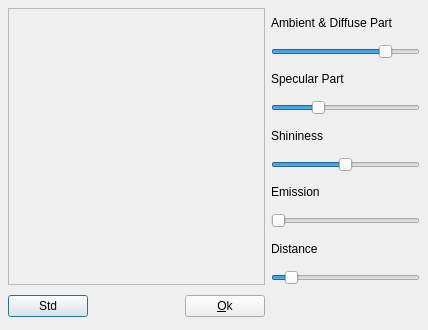
<ui version="4.0" >
 <author></author>
 <comment></comment>
 <exportmacro></exportmacro>
 <class>LightingDlgBase</class>
 <widget class="QDialog" name="LightingDlgBase" >
  <property name="geometry" >
   <rect>
    <x>0</x>
    <y>0</y>
    <width>428</width>
    <height>330</height>
   </rect>
  </property>
  <property name="windowTitle" >
   <string>Lighting Dialog</string>
  </property>
  <layout class="QGridLayout" >
   <property name="margin" >
    <number>8</number>
   </property>
   <property name="spacing" >
    <number>6</number>
   </property>
   <item row="0" column="0" >
    <layout class="QGridLayout" >
     <property name="margin" >
      <number>0</number>
     </property>
     <property name="spacing" >
      <number>6</number>
     </property>
     <item row="0" column="0" >
      <widget class="QFrame" name="frame" >
       <property name="frameShape" >
        <enum>QFrame::StyledPanel</enum>
       </property>
       <property name="frameShadow" >
        <enum>QFrame::Sunken</enum>
       </property>
      </widget>
     </item>
     <item row="1" column="0" >
      <layout class="QHBoxLayout" >
       <property name="margin" >
        <number>0</number>
       </property>
       <property name="spacing" >
        <number>6</number>
       </property>
       <item>
        <widget class="QPushButton" name="stdlight" >
         <property name="text" >
          <string>Std</string>
         </property>
        </widget>
       </item>
       <item>
        <spacer>
         <property name="orientation" >
          <enum>Qt::Horizontal</enum>
         </property>
         <property name="sizeHint" >
          <size>
           <width>91</width>
           <height>31</height>
          </size>
         </property>
        </spacer>
       </item>
       <item>
        <widget class="QPushButton" name="buttonOk" >
         <property name="text" >
          <string>&amp;Ok</string>
         </property>
        </widget>
       </item>
      </layout>
     </item>
     <item row="0" column="1" >
      <layout class="QVBoxLayout" >
       <property name="margin" >
        <number>0</number>
       </property>
       <property name="spacing" >
        <number>6</number>
       </property>
       <item>
        <layout class="QVBoxLayout" >
         <property name="margin" >
          <number>0</number>
         </property>
         <property name="spacing" >
          <number>6</number>
         </property>
         <item>
          <widget class="QLabel" name="label" >
           <property name="text" >
            <string>&lt;html>&lt;head>&lt;meta name=&quot;qrichtext&quot; content=&quot;1&quot; />&lt;/head>&lt;body style=&quot; white-space: pre-wrap; font-family:MS Shell Dlg; font-weight:400; font-style:normal; text-decoration:none;&quot;>&lt;p style=&quot; margin-top:0px; margin-bottom:0px; margin-left:0px; margin-right:0px; -qt-block-indent:0; text-indent:0px;&quot;>Ambient &amp;amp; Diffuse Part&lt;/p>&lt;/body>&lt;/html></string>
           </property>
          </widget>
         </item>
         <item>
          <widget class="QSlider" name="ambdiffSL" >
           <property name="maximum" >
            <number>100</number>
           </property>
           <property name="value" >
            <number>80</number>
           </property>
           <property name="orientation" >
            <enum>Qt::Horizontal</enum>
           </property>
          </widget>
         </item>
        </layout>
       </item>
       <item>
        <layout class="QVBoxLayout" >
         <property name="margin" >
          <number>0</number>
         </property>
         <property name="spacing" >
          <number>6</number>
         </property>
         <item>
          <widget class="QLabel" name="label_2" >
           <property name="text" >
            <string>&lt;html>&lt;head>&lt;meta name=&quot;qrichtext&quot; content=&quot;1&quot; />&lt;/head>&lt;body style=&quot; white-space: pre-wrap; font-family:MS Shell Dlg; font-weight:400; font-style:normal; text-decoration:none;&quot;>&lt;p style=&quot; margin-top:0px; margin-bottom:0px; margin-left:0px; margin-right:0px; -qt-block-indent:0; text-indent:0px;&quot;>Specular Part&lt;/p>&lt;/body>&lt;/html></string>
           </property>
          </widget>
         </item>
         <item>
          <widget class="QSlider" name="specSL" >
           <property name="maximum" >
            <number>100</number>
           </property>
           <property name="value" >
            <number>30</number>
           </property>
           <property name="sliderPosition" >
            <number>30</number>
           </property>
           <property name="orientation" >
            <enum>Qt::Horizontal</enum>
           </property>
          </widget>
         </item>
        </layout>
       </item>
       <item>
        <layout class="QVBoxLayout" >
         <property name="margin" >
          <number>0</number>
         </property>
         <property name="spacing" >
          <number>6</number>
         </property>
         <item>
          <widget class="QLabel" name="label_3" >
           <property name="text" >
            <string>&lt;html>&lt;head>&lt;meta name=&quot;qrichtext&quot; content=&quot;1&quot; />&lt;/head>&lt;body style=&quot; white-space: pre-wrap; font-family:MS Shell Dlg; font-weight:400; font-style:normal; text-decoration:none;&quot;>&lt;p style=&quot; margin-top:0px; margin-bottom:0px; margin-left:0px; margin-right:0px; -qt-block-indent:0; text-indent:0px;&quot;>Shininess&lt;/p>&lt;/body>&lt;/html></string>
           </property>
          </widget>
         </item>
         <item>
          <widget class="QSlider" name="shinSL" >
           <property name="maximum" >
            <number>1000</number>
           </property>
           <property name="value" >
            <number>500</number>
           </property>
           <property name="orientation" >
            <enum>Qt::Horizontal</enum>
           </property>
          </widget>
         </item>
        </layout>
       </item>
       <item>
        <layout class="QVBoxLayout" >
         <property name="margin" >
          <number>0</number>
         </property>
         <property name="spacing" >
          <number>6</number>
         </property>
         <item>
          <widget class="QLabel" name="label_3_2" >
           <property name="text" >
            <string>&lt;html>&lt;head>&lt;meta name=&quot;qrichtext&quot; content=&quot;1&quot; />&lt;/head>&lt;body style=&quot; white-space: pre-wrap; font-family:MS Shell Dlg; font-weight:400; font-style:normal; text-decoration:none;&quot;>&lt;p style=&quot; margin-top:0px; margin-bottom:0px; margin-left:0px; margin-right:0px; -qt-block-indent:0; text-indent:0px;&quot;>Emission&lt;/p>&lt;/body>&lt;/html></string>
           </property>
          </widget>
         </item>
         <item>
          <widget class="QSlider" name="emissSL" >
           <property name="maximum" >
            <number>100</number>
           </property>
           <property name="value" >
            <number>0</number>
           </property>
           <property name="orientation" >
            <enum>Qt::Horizontal</enum>
           </property>
          </widget>
         </item>
        </layout>
       </item>
       <item>
        <layout class="QVBoxLayout" >
         <property name="margin" >
          <number>0</number>
         </property>
         <property name="spacing" >
          <number>6</number>
         </property>
         <item>
          <widget class="QLabel" name="label_3_2_2" >
           <property name="text" >
            <string>&lt;html>&lt;head>&lt;meta name=&quot;qrichtext&quot; content=&quot;1&quot; />&lt;/head>&lt;body style=&quot; white-space: pre-wrap; font-family:MS Shell Dlg; font-weight:400; font-style:normal; text-decoration:none;&quot;>&lt;p style=&quot; margin-top:0px; margin-bottom:0px; margin-left:0px; margin-right:0px; -qt-block-indent:0; text-indent:0px;&quot;>Distance&lt;/p>&lt;/body>&lt;/html></string>
           </property>
          </widget>
         </item>
         <item>
          <widget class="QSlider" name="distSL" >
           <property name="maximum" >
            <number>1000</number>
           </property>
           <property name="value" >
            <number>100</number>
           </property>
           <property name="orientation" >
            <enum>Qt::Horizontal</enum>
           </property>
          </widget>
         </item>
        </layout>
       </item>
      </layout>
     </item>
    </layout>
   </item>
  </layout>
  <widget class="QWidget" name="layoutWidget" >
   <property name="geometry" >
    <rect>
     <x>10</x>
     <y>280</y>
     <width>351</width>
     <height>33</height>
    </rect>
   </property>
  </widget>
 </widget>
 <pixmapfunction></pixmapfunction>
 <resources/>
 <connections>
  <connection>
   <sender>stdlight</sender>
   <signal>clicked()</signal>
   <receiver>Dialog</receiver>
   <slot>accept()</slot>
   <hints>
    <hint type="sourcelabel" >
     <x>278</x>
     <y>253</y>
    </hint>
    <hint type="destinationlabel" >
     <x>96</x>
     <y>254</y>
    </hint>
   </hints>
  </connection>
  <connection>
   <sender>buttonOk</sender>
   <signal>clicked()</signal>
   <receiver>Dialog</receiver>
   <slot>reject()</slot>
   <hints>
    <hint type="sourcelabel" >
     <x>369</x>
     <y>253</y>
    </hint>
    <hint type="destinationlabel" >
     <x>179</x>
     <y>282</y>
    </hint>
   </hints>
  </connection>
 </connections>
</ui>
